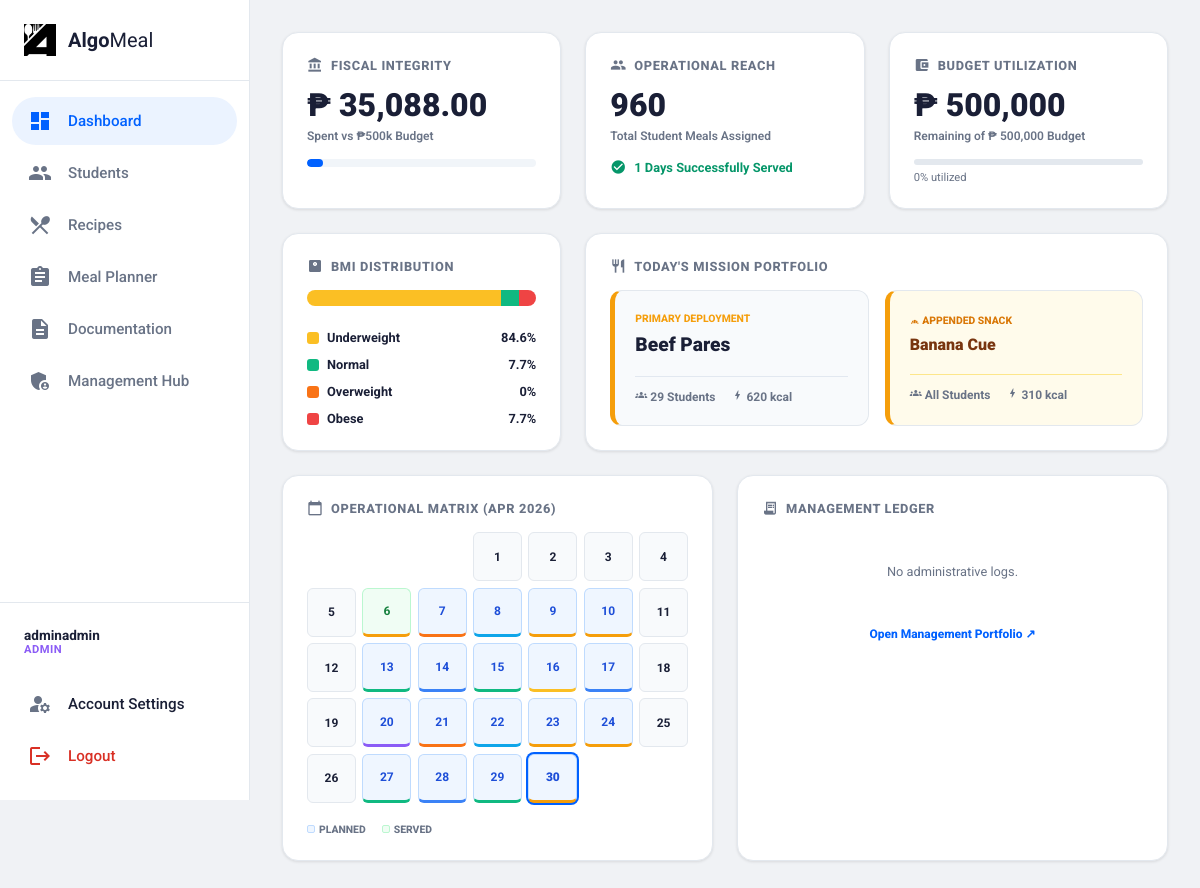
Screenshot of /pages/dashboard/dashboard.php (signed in) with the database file from the repository.
### tables this page shows
CREATE TABLE `daily_meal_plans` (
  `scheduled_date` date NOT NULL,
  `meal_a_recipe_id` varchar(10) NOT NULL,
  `meal_b_recipe_id` varchar(10) DEFAULT NULL,
  `is_served` tinyint(1) DEFAULT 0,
  `snack_recipe_id` varchar(10) DEFAULT NULL,
  PRIMARY KEY (`scheduled_date`),
  KEY `meal_a_recipe_id` (`meal_a_recipe_id`),
  KEY `meal_b_recipe_id` (`meal_b_recipe_id`),
  CONSTRAINT `daily_meal_plans_ibfk_1` FOREIGN KEY (`meal_a_recipe_id`) REFERENCES `recipes` (`recipe_id`),
  CONSTRAINT `daily_meal_plans_ibfk_2` FOREIGN KEY (`meal_b_recipe_id`) REFERENCES `recipes` (`recipe_id`)
);

CREATE TABLE `recipes` (
  `recipe_id` varchar(10) NOT NULL,
  `recipe_name` varchar(150) NOT NULL,
  `category` varchar(50) NOT NULL DEFAULT 'General',
  `description` text DEFAULT NULL,
  `energy_kcal` int(11) NOT NULL,
  `protein_g` decimal(4,2) NOT NULL,
  `carbs_g` decimal(4,2) NOT NULL DEFAULT 0.00,
  `fat_g` decimal(4,2) NOT NULL DEFAULT 0.00,
  `base_cost_per_serving` decimal(5,2) NOT NULL,
  `prep_time` varchar(20) DEFAULT '20-30 mins',
  `servings` int(11) DEFAULT 1,
  `hex_color` varchar(7) DEFAULT '#3b82f6',
  PRIMARY KEY (`recipe_id`)
);

### pages/dashboard/dashboard.php (the view, shortened to what this page needs)
<?php
require_once '../../includes/header.php';
require_once '../../includes/sidebar.php';
require_once '../../db.php';
require_once '../../includes/topbar.php';
$today = date('Y-m-d');
$res_settings = $conn->query("SELECT * FROM settings");
$settings = [];
while ($row = $res_settings->fetch_assoc())
    $settings[$row['setting_key']] = $row['setting_value'];
$allocated_budget = (float) ($settings['total_allocated_budget'] ?? 500000.00);
$res_meal_spent = $conn->query("SELECT SUM(actual_cost) as total FROM meal_plan WHERE feeding_status IN ('Served', 'Double-Fed')");
$meal_spent = (float) ($res_meal_spent->fetch_assoc()['total'] ?? 0);
$res_logs_spent = $conn->query("SELECT SUM(amount) as total FROM budget_logs");
$logs_spent = (float) ($res_logs_spent->fetch_assoc()['total'] ?? 0);
$total_spent = $meal_spent + $logs_spent;
$budget_percent = $allocated_budget > 0 ? min(100, ($total_spent / $allocated_budget) * 100) : 0;
$res_reach = $conn->query("SELECT COUNT(*) as total FROM meal_plan WHERE feeding_status IN ('Served', 'Double-Fed')");
$total_reach = $res_reach->fetch_assoc()['total'] ?? 0;
$res_served = $conn->query("SELECT COUNT(*) as served FROM daily_meal_plans WHERE is_served = 1");
$served_days = $res_served->fetch_assoc()['served'] ?? 0;
$bmi_query = "
    SELECT
        (SELECT height FROM nutritional_record WHERE student_id = s.student_id ORDER BY assessment_date DESC, record_id DESC LIMIT 1) as current_height,
        (SELECT weight FROM nutritional_record WHERE student_id = s.student_id ORDER BY assessment_date DESC, record_id DESC LIMIT 1) as current_weight
    FROM student s
";
$bmi_res = $conn->query($bmi_query);
$bmi_stats = ['Underweight' => 0, 'Normal' => 0, 'Overweight' => 0, 'Obese' => 0];
$total_students = 0;
while ($row = $bmi_res->fetch_assoc()) {
    $h = (float) $row['current_height'];
    $w = (float) $row['current_weight'];
    if ($h > 0 && $w > 0) {
        $bmi = $w / pow($h / 100, 2);
        if ($bmi < 18.5)
            $bmi_stats['Underweight']++;
        elseif ($bmi < 25)
            $bmi_stats['Normal']++;
        elseif ($bmi < 30)
            $bmi_stats['Overweight']++;
        else
            $bmi_stats['Obese']++;
        $total_students++;
    }
}
$bmi_ratios = [];
foreach ($bmi_stats as $k => $v) {
    $bmi_ratios[$k] = $total_students > 0 ? round(($v / $total_students) * 100, 1) : 0;
}
$today_meal_query = "
    SELECT dp.*,
           rA.recipe_name as a_name, rA.hex_color as a_color, rA.energy_kcal as a_cal,
           rB.recipe_name as b_name, rB.hex_color as b_color, rB.energy_kcal as b_cal,
           rS.recipe_name as s_name, rS.hex_color as s_color, rS.energy_kcal as s_cal
    FROM daily_meal_plans dp
    LEFT JOIN recipes rA ON dp.meal_a_recipe_id = rA.recipe_id
    LEFT JOIN recipes rB ON dp.meal_b_recipe_id = rB.recipe_id
    LEFT JOIN recipes rS ON dp.snack_recipe_id = rS.recipe_id
    WHERE dp.scheduled_date = '$today'
";
$today_meal_res = $conn->query($today_meal_query);
$today_meal = $today_meal_res ? $today_meal_res->fetch_assoc() : null;
if ($today_meal) {
    $cntA_res = $conn->query("SELECT COUNT(*) as c FROM meal_plan WHERE scheduled_date = '$today' AND recipe_id = '{$today_meal['meal_a_recipe_id']}'");
    $today_meal['a_count'] = $cntA_res->fetch_assoc()['c'] ?? 0;
    if ($today_meal['meal_b_recipe_id']) {
        $cntB_res = $conn->query("SELECT COUNT(*) as c FROM meal_plan WHERE scheduled_date = '$today' AND recipe_id = '{$today_meal['meal_b_recipe_id']}'");
        $today_meal['b_count'] = $cntB_res->fetch_assoc()['c'] ?? 0;
    } else {
        $today_meal['b_count'] = 0;
    }
}
$currYear = date('Y');
$currMonth = date('m');
$daysInMonth = cal_days_in_month(CAL_GREGORIAN, $currMonth, $currYear);
$firstDay = date('w', strtotime("$currYear-$currMonth-01"));
$month_plans_res = $conn->query("
    SELECT dp.scheduled_date, dp.is_served, rA.hex_color as a_color, rB.hex_color as b_color
    FROM daily_meal_plans dp
    LEFT JOIN recipes rA ON dp.meal_a_recipe_id = rA.recipe_id
    LEFT JOIN recipes rB ON dp.meal_b_recipe_id = rB.recipe_id
    WHERE dp.scheduled_date LIKE '$currYear-$currMonth-%'
");
$month_plans = [];
while ($row = $month_plans_res->fetch_assoc()) {
    $month_plans[$row['scheduled_date']] = [
        'is_served' => $row['is_served'],
        'a_color' => $row['a_color'] ?: '#3b82f6',
        'b_color' => $row['b_color'] ?: '#ef4444'
    ];
}
$ledger_res = $conn->query("SELECT * FROM budget_logs ORDER BY created_at DESC LIMIT 4");
?>
<div class="content">
    <div class="dashboard-grid">
        <div class="widget-panel kpi-col">
            <div class="widget-title"><span class="material-icons" style="font-size:16px;">account_balance</span> Fiscal
                Integrity</div>
            <div class="kpi-val">&#8369; <?= number_format($total_spent, 2) ?></div>
            <div class="kpi-sub">Spent vs &#8369;<?= number_format($allocated_budget / 1000, 0) ?>k Budget</div>
            <div class="progress-track">
                <div class="progress-fill" style="width: <?= $budget_percent ?>%;"></div>
            </div>
        </div>
        <div class="widget-panel kpi-col">
            <div class="widget-title"><span class="material-icons" style="font-size:16px;">group</span> Operational
                Reach</div>
            <div class="kpi-val"><?= number_format($total_reach) ?></div>
            <div class="kpi-sub">Total Student Meals Assigned</div>
            <div
                style="margin-top: 1rem; display: flex; align-items: center; gap: 0.5rem; color: var(--success); font-size: 0.8rem; font-weight: 700;">
                <span class="material-icons" style="font-size:16px;">check_circle</span> <?= $served_days ?> Days
                Successfully Served
            </div>
        </div>
        <div class="widget-panel kpi-col">
            <div class="widget-title"><span class="material-icons" style="font-size:16px;">account_balance_wallet</span>
                Budget Utilization</div>
            <?php
            $res_budget = $conn->query("SELECT (SELECT setting_value FROM settings WHERE setting_key='total_allocated_budget') as alloc, (SELECT COALESCE(SUM(amount),0) FROM budget_logs) as spent");
            $brow = $res_budget->fetch_assoc();
            $alloc = (float) ($brow['alloc'] ?? 500000);
            $spent = (float) ($brow['spent'] ?? 0);
            $pct = $alloc > 0 ? round(($spent / $alloc) * 100) : 0;
            ?>
            <div class="kpi-val">&#8369; <?= number_format($alloc - $spent, 0) ?></div>
            <div class="kpi-sub">Remaining of &#8369; <?= number_format($alloc, 0) ?> Budget</div>
            <div
                style="margin-top: 1rem; background: var(--border); border-radius: 4px; height: 6px; overflow: hidden;">
            </div>
            <div style="font-size: 0.7rem; color: var(--text-muted); margin-top: 0.4rem;"><?= $pct ?>% utilized</div>
        </div>
        <div class="widget-panel bmi-col">
            <div class="widget-title"><span class="material-icons" style="font-size:16px;">monitor_weight</span> BMI Distribution</div>
            <?php if ($total_students > 0): ?>
                <div class="bmi-stacked-bar">
                    <div title="Underweight" style="width: <?= $bmi_ratios['Underweight'] ?>%; background: #fbbf24;"></div>
                    <div title="Normal" style="width: <?= $bmi_ratios['Normal'] ?>%; background: #10b981;"></div>
                    <div title="Obese" style="width: <?= $bmi_ratios['Obese'] ?>%; background: #ef4444;"></div>
                </div>
                <div class="bmi-legend">
                    <div class="legend-item"><div style="display:flex; align-items:center; gap:0.5rem;"><span class="legend-color" style="background:#fbbf24;"></span> Underweight</div><span><?= $bmi_ratios['Underweight'] ?>%</span></div>
                    <div class="legend-item"><div style="display:flex; align-items:center; gap:0.5rem;"><span class="legend-color" style="background:#10b981;"></span> Normal</div><span><?= $bmi_ratios['Normal'] ?>%</span></div>
                    <div class="legend-item"><div style="display:flex; align-items:center; gap:0.5rem;"><span class="legend-color" style="background:#f97316;"></span> Overweight</div><span><?= $bmi_ratios['Overweight'] ?>%</span></div>
                    <div class="legend-item"><div style="display:flex; align-items:center; gap:0.5rem;"><span class="legend-color" style="background:#ef4444;"></span> Obese</div><span><?= $bmi_ratios['Obese'] ?>%</span></div>
                </div>
            <?php else: ?>
                <div style="font-size: 0.85rem; color: var(--text-muted); text-align: center; padding: 2rem;">No nutritional data available.</div>
            <?php endif; ?>
        </div>
        <div class="widget-panel meal-col">
            <div class="widget-title"><span class="material-icons" style="font-size:16px;">restaurant</span> Today's Mission Portfolio</div>
            <div class="meal-cards">
                <?php if ($today_meal): ?>
                    <div class="compact-meal-card" style="border-left:5px solid <?= $today_meal['a_color'] ?>;">
                        <div class="c-meal-label" style="color:<?= $today_meal['a_color'] ?>;">Primary Deployment</div>
                        <div class="c-meal-name"><?= $today_meal['a_name'] ?></div>
                        <div class="c-meal-stats">
                            <span><span class="material-icons" style="font-size:12px;">groups</span> <?= $today_meal['a_count'] ?> Students</span>
                            <span><span class="material-icons" style="font-size:12px;">bolt</span> <?= $today_meal['a_cal'] ?> kcal</span>
                        </div>
                    </div>
                    <?php if (isset($today_meal['snack_recipe_id']) && $today_meal['snack_recipe_id']): ?>
                    <div class="compact-meal-card" style="border-left:5px solid #f59e0b; background:#fffbeb;">
                        <div class="c-meal-label" style="color:#d97706;"><span class="material-icons" style="font-size:10px; vertical-align:middle;">bakery_dining</span> Appended Snack</div>
                        <div class="c-meal-name" style="color:#78350f; font-size:1.0rem;"><?= $today_meal['s_name'] ?></div>
                        <div class="c-meal-stats" style="border-color:#fde68a;">
                            <span><span class="material-icons" style="font-size:12px;">groups</span> All Students</span>
                            <span><span class="material-icons" style="font-size:12px;">bolt</span> <?= $today_meal['s_cal'] ?> kcal</span>
                        </div>
                    </div>
                    <?php endif; ?>
                <?php endif; ?>
            </div>
        </div>
        <div class="widget-panel calendar-col">
            <div class="widget-title"><span class="material-icons" style="font-size:16px;">calendar_today</span> Operational Matrix (<?= date('M Y') ?>)</div>
            <div class="mini-cal-grid">
                <?php
                for ($i = 0; $i < $firstDay; $i++) echo '<div class="mini-day empty"></div>';
                for ($d = 1; $d <= $daysInMonth; $d++):
                    $dateObj = "$currYear-$currMonth-" . str_padStart($d, 2, '0');
                    $plan = $month_plans[$dateObj] ?? null;
                    $class = $plan ? ($plan['is_served'] ? 'served' : 'deployed') : '';
                    $todayClass = ($dateObj === $today) ? 'today' : '';
                    $style = $plan ? "border-bottom: 3px solid {$plan['a_color']};" : "";
                ?>
                    <div class="mini-day <?= $class ?> <?= $todayClass ?>" style="<?= $style ?>"><?= $d ?></div>
                <?php endfor; ?>
            </div>
            <div style="display:flex; gap:1rem; margin-top:1.25rem; font-size:0.65rem; font-weight:800; color:var(--text-muted); text-transform:uppercase;">
                <div style="display:flex; align-items:center; gap:4px;"><span style="width:8px; height:8px; background:#eff6ff; border:1px solid #bfdbfe; border-radius:2px;"></span> Planned</div>
                <div style="display:flex; align-items:center; gap:4px;"><span style="width:8px; height:8px; background:#f0fdf4; border:1px solid #bbf7d0; border-radius:2px;"></span> Served</div>
            </div>
        </div>
        <div class="widget-panel mgmt-col">
            <div class="widget-title"><span class="material-icons" style="font-size:16px;">receipt_long</span> Management Ledger</div>
            <div style="flex-grow:1; display:flex; flex-direction:column;">
                <?php while ($log = $ledger_res->fetch_assoc()): ?>
                    <div class="mgmt-entry">
                        <div>
                            <div style="font-weight: 800; color: var(--text-main);"><?= $log['category'] ?></div>
                            <div style="font-size: 0.7rem; color: var(--text-muted);"><?= date('M d', strtotime($log['created_at'])) ?> &middot; Ref: <?= substr(md5($log['id']), 0, 4) ?></div>
                        </div>
                        <div style="font-weight: 900; color: var(--primary);">&#8369;<?= number_format($log['amount'], 0) ?></div>
                    </div>
                <?php endwhile; if ($ledger_res->num_rows == 0): ?>
                    <div style="text-align:center; color: var(--text-muted); font-size: 0.8rem; margin: 2rem 0;">No administrative logs.</div>
                <?php endif; ?>
            </div>
            <a href="../management/management.php" style="display:block; text-align:center; padding-top:1rem; font-weight:800; font-size:0.75rem; color:var(--primary); text-decoration:none;">Open Management Portfolio ↗</a>
        </div>
    </div>
</div>
<?php
function str_padStart($str, $len, $char) {
    return str_pad($str, $len, $char, STR_PAD_LEFT);
}
require_once '../../includes/footer.php'; ?>

### rows the page displays
daily_meal_plans: meal_a_recipe.recipe_name "Beef Pares", meal_a_recipe.energy_kcal "620", recipes.recipe_name "Banana Cue", recipes.energy_kcal "310"

### other values shown
$username "adminadmin"
$role "ADMIN"
$total_spent "35,088.00"
$allocated_budget / 1000 "500"
$total_reach "960"
$served_days "1"
$alloc - $spent "500,000"
$alloc "500,000"
$pct "0"
$bmi_ratios['Underweight'] "84.6"
$bmi_ratios['Normal'] "7.7"
$bmi_ratios['Overweight'] "0"
$bmi_ratios['Obese'] "7.7"
$today_meal['a_count'] "29"
